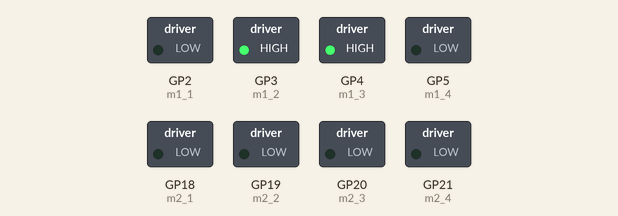
Simulated run of this program. Board: Raspberry Pi Pico running MicroPython. Shown: switched loads named in the program (green lamp = pin HIGH).

Above: at 0.07 s.
At 2.46 s:
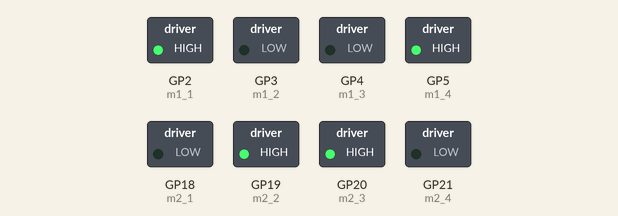
At 4.89 s:
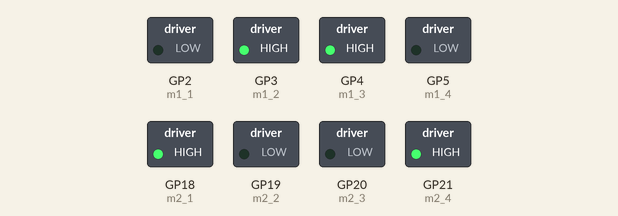
At 9.61 s:
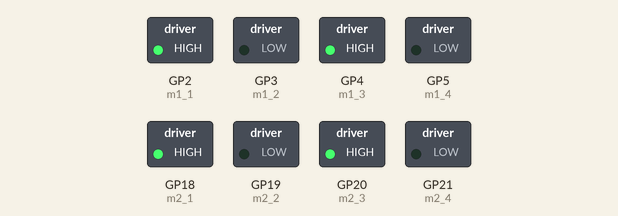
At 14.17 s:
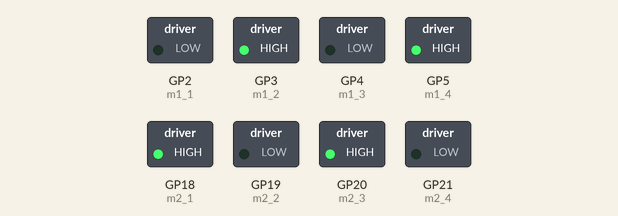
At 18.89 s:
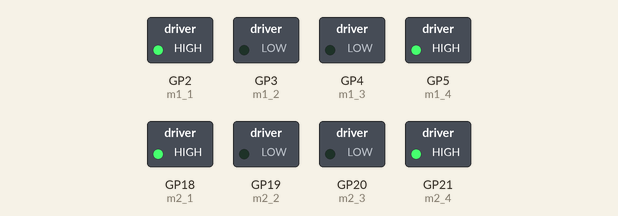
Timing chart, 0 to 19.3 s (numbered marks = the images above):
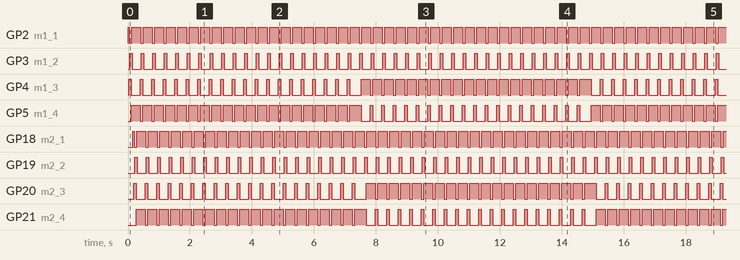

Measured:
- by itself, GP2 (m1_1), GP18 (m2_1): repeats every 0.37 s: LOW 0.08 s, HIGH 0.29 s
- by itself, GP3 (m1_2), GP19 (m2_2): alternates HIGH for 0.08 s and LOW for 0.29 s
- by itself, GP4 (m1_3), GP20 (m2_3): moves between LOW and HIGH, repeating every 8.5 s
- by itself, GP5 (m1_4), GP21 (m2_4): repeats every 14.8 s: HIGH 0.37 s, 19 × (LOW 0.29 s, HIGH 0.08 s), LOW 0.37 s, 19 × (HIGH 0.29 s, LOW 0.08 s)

The program:

stepper_full_seq.py
```python
import machine
import utime

# Define the GPIO pins for the stepper motor
m1_1 = machine.Pin(2, machine.Pin.OUT)
m1_2 = machine.Pin(3, machine.Pin.OUT)
m1_3 = machine.Pin(4, machine.Pin.OUT)
m1_4 = machine.Pin(5, machine.Pin.OUT)

m2_1 = machine.Pin(18, machine.Pin.OUT)
m2_2 = machine.Pin(19, machine.Pin.OUT)
m2_3 = machine.Pin(20, machine.Pin.OUT)
m2_4 = machine.Pin(21, machine.Pin.OUT)

m1 = [m1_1, m1_2, m1_3, m1_4]
m2 = [m2_1, m2_2, m2_3, m2_4]

# Define the sequence of steps for the stepper motor
# Each element represents the state of the 4 pins
# in the order A1, A2, B1, B2
seq = [
    [1, 0, 0, 1],
    [0, 1, 0, 1],
    [0, 1, 1, 0],
    [1, 0, 1, 0]
]

delay = 10

# Function to move the stepper motor one step clockwise
def step_cw(motor):
    for i in range(4):
        for m in range(4):
            motor[m].value(seq[i][m])
            utime.sleep_ms(delay)  # Adjust delay as needed for motor speed

# Function to move the stepper motor one step counterclockwise
def step_ccw(motor):
    for i in range(3, -1, -1):
        for m in range(4):
            motor[m].value(seq[i][m])
            utime.sleep_ms(delay)


# Example usage:


while True:
    for i in range(20):
        step_ccw(m1)
        step_ccw(m2)
        utime.sleep(0.05)  # Wait 1 second
    for i in range(20):
        step_cw(m1)
        step_cw(m2)
        utime.sleep(0.05)  # Wait 1 second
```
